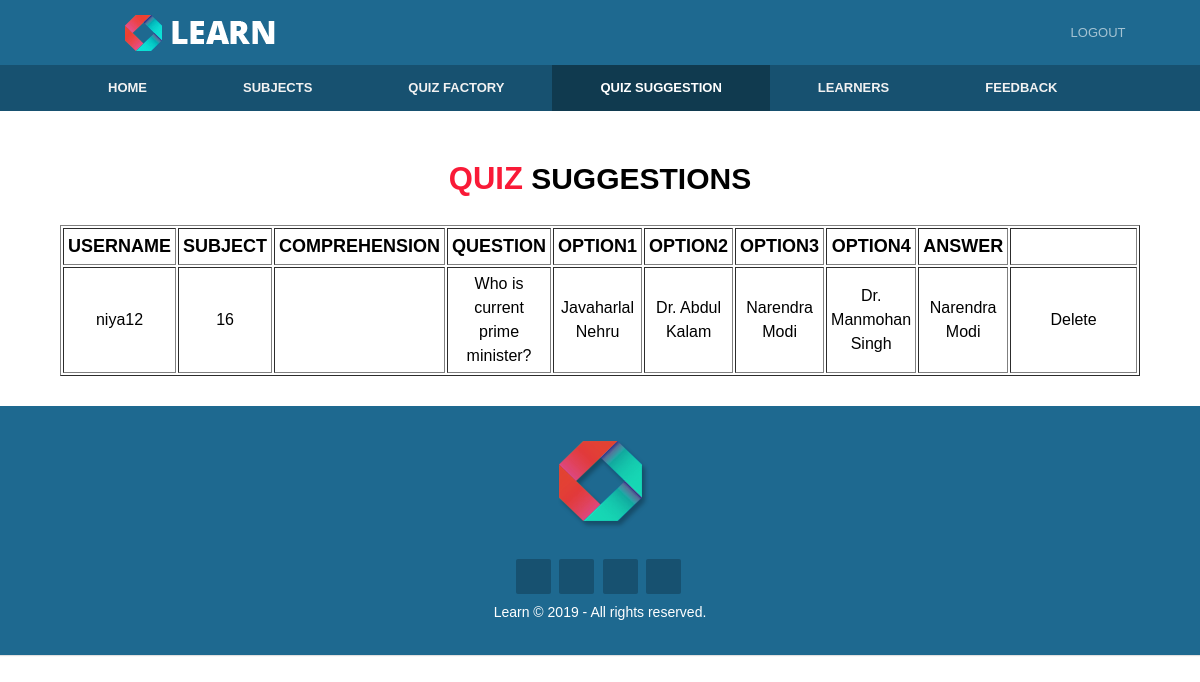
The page /admin/suggest.php (signed in) on the database its author committed.
### tables this page shows
CREATE TABLE `suggest_qz` (
  `username` varchar(30) NOT NULL,
  `sub_id` int(11) NOT NULL,
  `compr` varchar(5000) NOT NULL,
  `ques` varchar(1000) NOT NULL,
  `op1` varchar(100) NOT NULL,
  `op2` varchar(100) NOT NULL,
  `op3` varchar(100) NOT NULL,
  `op4` varchar(100) NOT NULL,
  `solution` varchar(5000) NOT NULL
);

### admin/suggest.php (the view, shortened to what this page needs)
<?php
  	include_once("header.php");
  	include_once("config.php");
  	if(!isset($_SESSION['admin']))
	{
		header("location:login.php");
	}
	else
	{
?>
<section class="datatable">
<div class="container">
    <h1><span class="highlight">QUIZ</span> SUGGESTIONS</h1><br>
    <table border="1"width="100%">
    	<tr>
    		<th>USERNAME</th>
    		<th>SUBJECT</th>
    		<th>COMPREHENSION</th>
    		<th>QUESTION</th>
			<th>OPTION1</th>
			<th>OPTION2</th>
			<th>OPTION3</th>
			<th>OPTION4</th>
			<th>ANSWER</th>
			<th></th>
    		</tr>
    	<?php
    		$qry="select * from suggest_qz";
			$result=mysqli_query($conn,$qry);
			if(mysqli_num_rows($result)>0)
			{
		    	while($row=mysqli_fetch_assoc($result))
		   		{
    	?>
    	<tr>
    		<td><?php echo $row["username"] ?></td>
    		<td><?php echo $row["sub_id"] ?></td>
    		<td><?php echo $row["compr"]; ?></td>
            <td><?php echo $row["ques"]; ?></td>
            <td><?php echo $row["op1"]; ?></td>
            <td><?php echo $row["op2"]; ?></td>
            <td><?php echo $row["op3"]; ?></td>
            <td><?php echo $row["op4"]; ?></td>
            <td><?php echo $row["solution"]; ?></td>
    		<td width="170px">
    		<a href="deletesuggest.php?que=<?php echo $row['ques'];?>" onClick="return  confirm('Do you want to Delete Y/N')">Delete</a></td>
    	</tr>
    	<?php
    		}
		}
		else
	    {
	    	echo "<script>alert('Can't Load Subjects')</script>";
	    }
	} ?>
    </table>
</div>
</section>
<?php
  include_once("footer.php");
?>

### css/style.css (style rules this page uses)
* { box-sizing: border-box; margin: 0; padding: 0; }
body { font-family: Arial, Helvetica, sans-serif; font-size: 15px; line-height: 1.5; }
.container { width: 90%; margin: auto; overflow: hidden; }
h1 .highlight { font-size: 31px; color: #f91a37; font-weight: bold; }
h1 { font-size: 30px; text-align: center; margin-top: 15px; }
.datatable { margin-top: 30px; padding-bottom: 30px; text-align: center; }
.datatable h1 { text-align: center; }
table tr th { border-collapse: collapse; padding: 4px; font-size: 18px; }
table tr td { text-align: center; padding: 4px; font-size: 16px; }
table tr td a { color: black; text-decoration-line: none; }

### rows shown on the page
suggest_qz: username "niya12", sub_id "16", ques "Who is current prime minister?", op1 "Javaharlal Nehru", op2 "Dr. Abdul Kalam", op3 "Narendra Modi", op4 "Dr. Manmohan Singh", solution "Narendra Modi"
